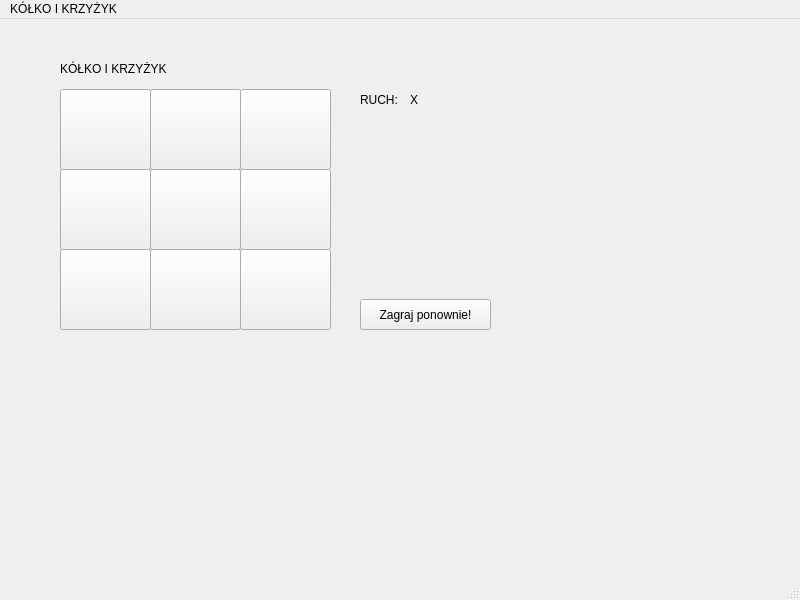
<?xml version="1.0" encoding="UTF-8"?>
<ui version="4.0">
 <class>MainWindow</class>
 <widget class="QMainWindow" name="MainWindow">
  <property name="geometry">
   <rect>
    <x>0</x>
    <y>0</y>
    <width>800</width>
    <height>600</height>
   </rect>
  </property>
  <property name="windowTitle">
   <string>MainWindow</string>
  </property>
  <widget class="QWidget" name="centralwidget">
   <widget class="QPushButton" name="pushButton_1">
    <property name="geometry">
     <rect>
      <x>60</x>
      <y>70</y>
      <width>91</width>
      <height>81</height>
     </rect>
    </property>
    <property name="text">
     <string/>
    </property>
   </widget>
   <widget class="QPushButton" name="pushButton_2">
    <property name="geometry">
     <rect>
      <x>150</x>
      <y>70</y>
      <width>91</width>
      <height>81</height>
     </rect>
    </property>
    <property name="text">
     <string/>
    </property>
   </widget>
   <widget class="QPushButton" name="pushButton_3">
    <property name="geometry">
     <rect>
      <x>240</x>
      <y>70</y>
      <width>91</width>
      <height>81</height>
     </rect>
    </property>
    <property name="text">
     <string/>
    </property>
   </widget>
   <widget class="QPushButton" name="pushButton_4">
    <property name="geometry">
     <rect>
      <x>60</x>
      <y>150</y>
      <width>91</width>
      <height>81</height>
     </rect>
    </property>
    <property name="text">
     <string/>
    </property>
   </widget>
   <widget class="QPushButton" name="pushButton_5">
    <property name="geometry">
     <rect>
      <x>150</x>
      <y>150</y>
      <width>91</width>
      <height>81</height>
     </rect>
    </property>
    <property name="text">
     <string/>
    </property>
   </widget>
   <widget class="QPushButton" name="pushButton_6">
    <property name="geometry">
     <rect>
      <x>240</x>
      <y>150</y>
      <width>91</width>
      <height>81</height>
     </rect>
    </property>
    <property name="text">
     <string/>
    </property>
   </widget>
   <widget class="QPushButton" name="pushButton_7">
    <property name="geometry">
     <rect>
      <x>60</x>
      <y>230</y>
      <width>91</width>
      <height>81</height>
     </rect>
    </property>
    <property name="text">
     <string/>
    </property>
   </widget>
   <widget class="QPushButton" name="pushButton_8">
    <property name="geometry">
     <rect>
      <x>150</x>
      <y>230</y>
      <width>91</width>
      <height>81</height>
     </rect>
    </property>
    <property name="text">
     <string/>
    </property>
   </widget>
   <widget class="QPushButton" name="pushButton_9">
    <property name="geometry">
     <rect>
      <x>240</x>
      <y>230</y>
      <width>91</width>
      <height>81</height>
     </rect>
    </property>
    <property name="text">
     <string/>
    </property>
   </widget>
   <widget class="QLabel" name="BigLabel">
    <property name="geometry">
     <rect>
      <x>60</x>
      <y>40</y>
      <width>141</width>
      <height>20</height>
     </rect>
    </property>
    <property name="text">
     <string>KÓŁKO I KRZYŻYK</string>
    </property>
   </widget>
   <widget class="QLabel" name="turaLabel">
    <property name="geometry">
     <rect>
      <x>360</x>
      <y>70</y>
      <width>61</width>
      <height>21</height>
     </rect>
    </property>
    <property name="text">
     <string>RUCH: </string>
    </property>
   </widget>
   <widget class="QLabel" name="xoLabel">
    <property name="geometry">
     <rect>
      <x>410</x>
      <y>70</y>
      <width>61</width>
      <height>21</height>
     </rect>
    </property>
    <property name="text">
     <string>X</string>
    </property>
   </widget>
   <widget class="QLabel" name="WinLabel">
    <property name="geometry">
     <rect>
      <x>360</x>
      <y>90</y>
      <width>201</width>
      <height>16</height>
     </rect>
    </property>
    <property name="text">
     <string/>
    </property>
   </widget>
   <widget class="QPushButton" name="zagrajPonownieButton">
    <property name="geometry">
     <rect>
      <x>360</x>
      <y>280</y>
      <width>131</width>
      <height>31</height>
     </rect>
    </property>
    <property name="text">
     <string>Zagraj ponownie!</string>
    </property>
   </widget>
  </widget>
  <widget class="QMenuBar" name="menubar">
   <property name="geometry">
    <rect>
     <x>0</x>
     <y>0</y>
     <width>800</width>
     <height>17</height>
    </rect>
   </property>
   <widget class="QMenu" name="menuK_ko_i_krzy_yk">
    <property name="title">
     <string>KÓŁKO I KRZYŻYK</string>
    </property>
   </widget>
   <addaction name="menuK_ko_i_krzy_yk"/>
  </widget>
  <widget class="QStatusBar" name="statusbar"/>
 </widget>
 <resources/>
 <connections/>
</ui>
